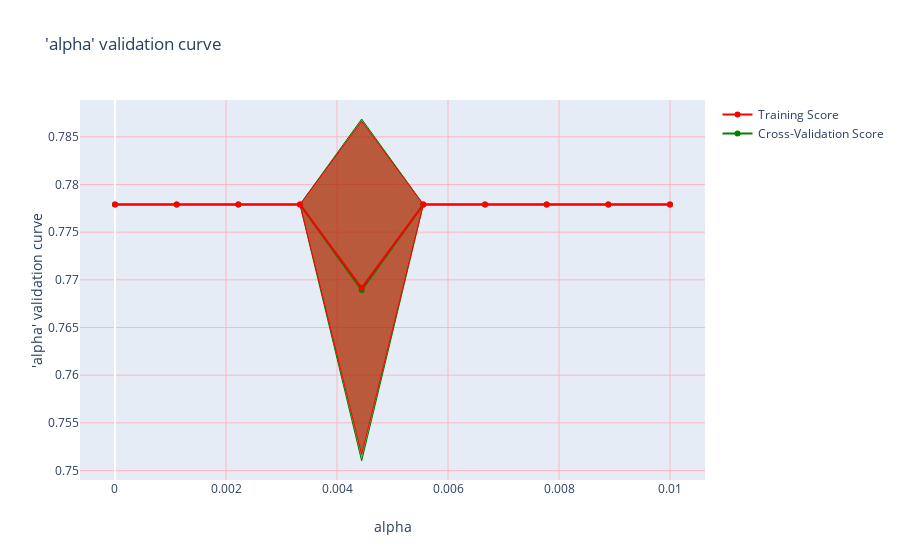

The code cell stored with this chart in its notebook:
### Code cell
plot_validation_curve(
    param_range,
    ne_train_scores,
    ne_test_scores,
    "'alpha' validation curve",
    x_title='alpha',
    y_title="'alpha' validation curve",
    download_file_name="ann_alpha_vcurve",
)

### Figure 1 — Plotly figure (JSON) as saved in the notebook; plotly's stock layout.template omitted (floating-point values rounded to 4 significant figures)
{"data": [{"line": {"color": "green", "width": 1}, "mode": "lines", "showlegend": false, "type": "scatter", "x": [1e-07, 0.001111, 0.002222, 0.003333, 0.004445, 0.005556, 0.006667, 0.007778, 0.008889, 0.01], "y": [0.7779, 0.7779, 0.7779, 0.7779, 0.7869, 0.7779, 0.7779, 0.7779, 0.7779, 0.7779]}, {"fill": "tonexty", "line": {"color": "green", "width": 1}, "mode": "lines", "showlegend": false, "type": "scatter", "x": [1e-07, 0.001111, 0.002222, 0.003333, 0.004445, 0.005556, 0.006667, 0.007778, 0.008889, 0.01], "y": [0.7779, 0.7779, 0.7779, 0.7779, 0.751, 0.7779, 0.7779, 0.7779, 0.7779, 0.7779]}, {"line": {"color": "red", "width": 1}, "mode": "lines", "showlegend": false, "type": "scatter", "x": [1e-07, 0.001111, 0.002222, 0.003333, 0.004445, 0.005556, 0.006667, 0.007778, 0.008889, 0.01], "y": [0.7779, 0.7779, 0.7779, 0.7779, 0.7866, 0.7779, 0.7779, 0.7779, 0.7779, 0.7779]}, {"fill": "tonexty", "line": {"color": "red", "width": 1}, "mode": "lines", "showlegend": false, "type": "scatter", "x": [1e-07, 0.001111, 0.002222, 0.003333, 0.004445, 0.005556, 0.006667, 0.007778, 0.008889, 0.01], "y": [0.7779, 0.7779, 0.7779, 0.7779, 0.7517, 0.7779, 0.7779, 0.7779, 0.7779, 0.7779]}, {"marker": {"color": "green"}, "name": "Cross-Validation Score", "showlegend": true, "type": "scatter", "x": [1e-07, 0.001111, 0.002222, 0.003333, 0.004445, 0.005556, 0.006667, 0.007778, 0.008889, 0.01], "y": [0.7779, 0.7779, 0.7779, 0.7779, 0.7689, 0.7779, 0.7779, 0.7779, 0.7779, 0.7779]}, {"marker": {"color": "red"}, "name": "Training Score", "showlegend": true, "type": "scatter", "x": [1e-07, 0.001111, 0.002222, 0.003333, 0.004445, 0.005556, 0.006667, 0.007778, 0.008889, 0.01], "y": [0.7779, 0.7779, 0.7779, 0.7779, 0.7692, 0.7779, 0.7779, 0.7779, 0.7779, 0.7779]}], "layout": {"title": {"text": "'alpha' validation curve"}, "xaxis": {"gridcolor": "LightPink", "gridwidth": 1, "showgrid": true, "title": {"text": "alpha"}}, "yaxis": {"gridcolor": "LightPink", "gridwidth": 1, "showgrid": true, "title": {"text": "'alpha' validation curve"}}}}
